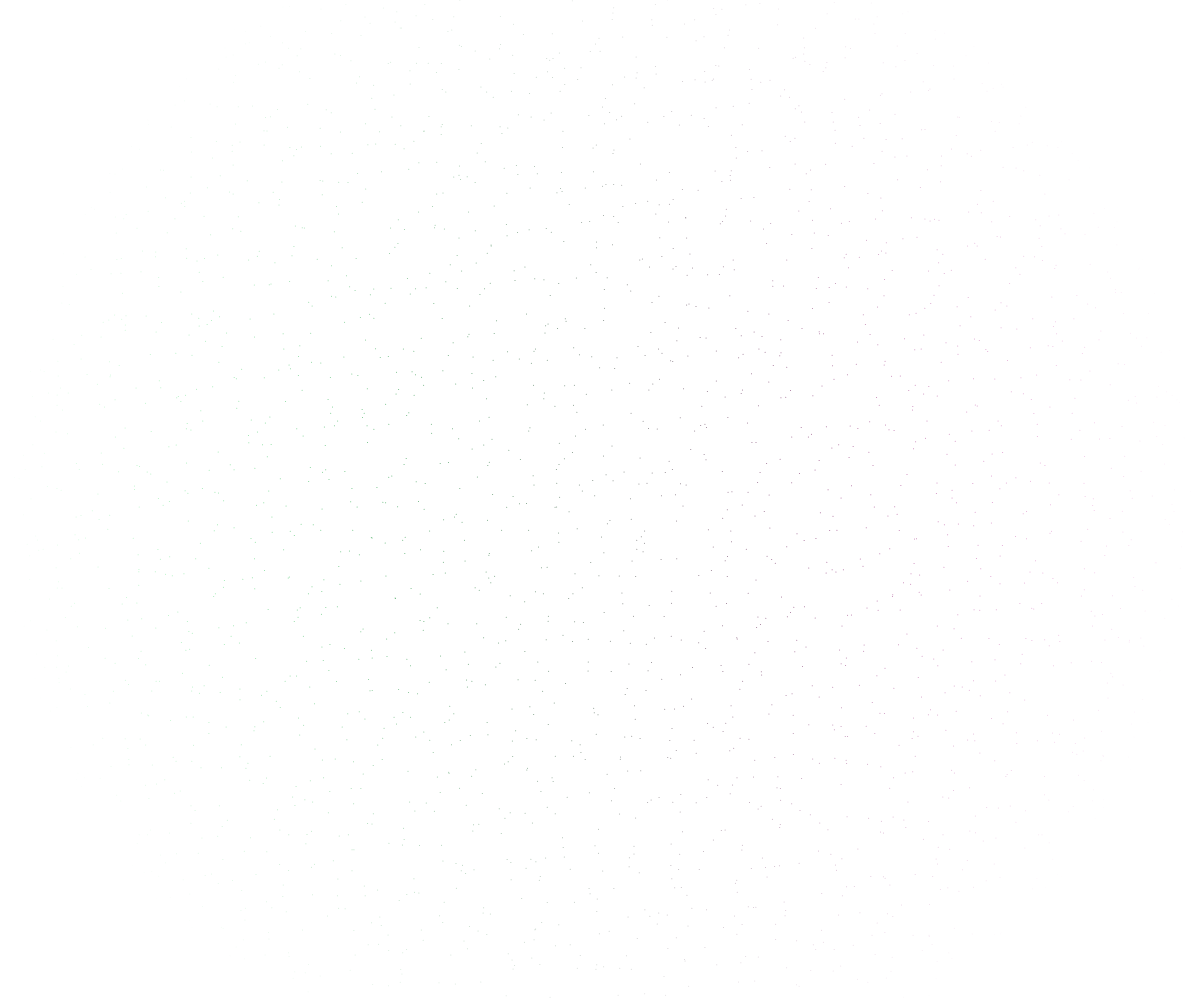
Frame 1 (no input)
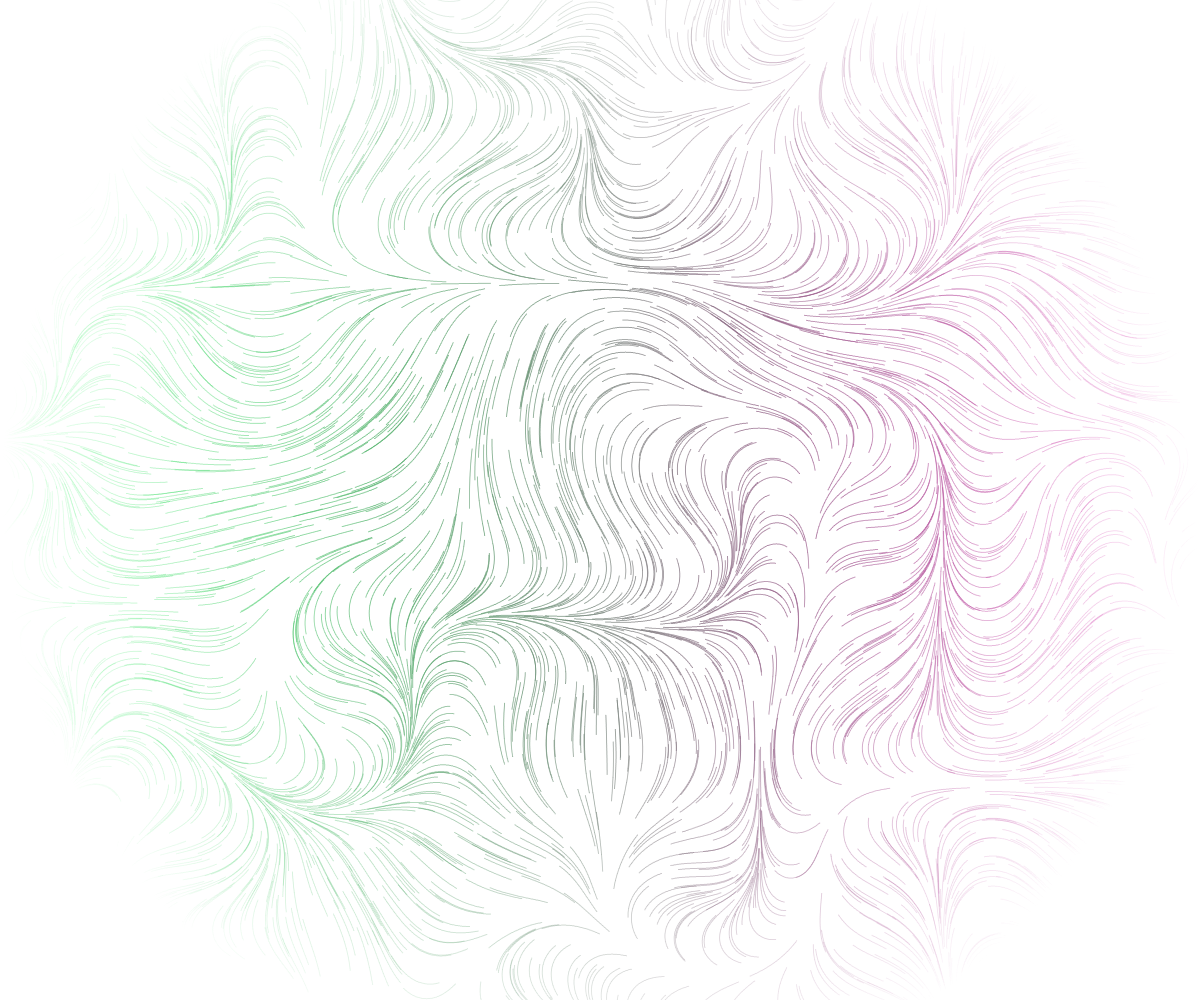
Frame 60 (no input)
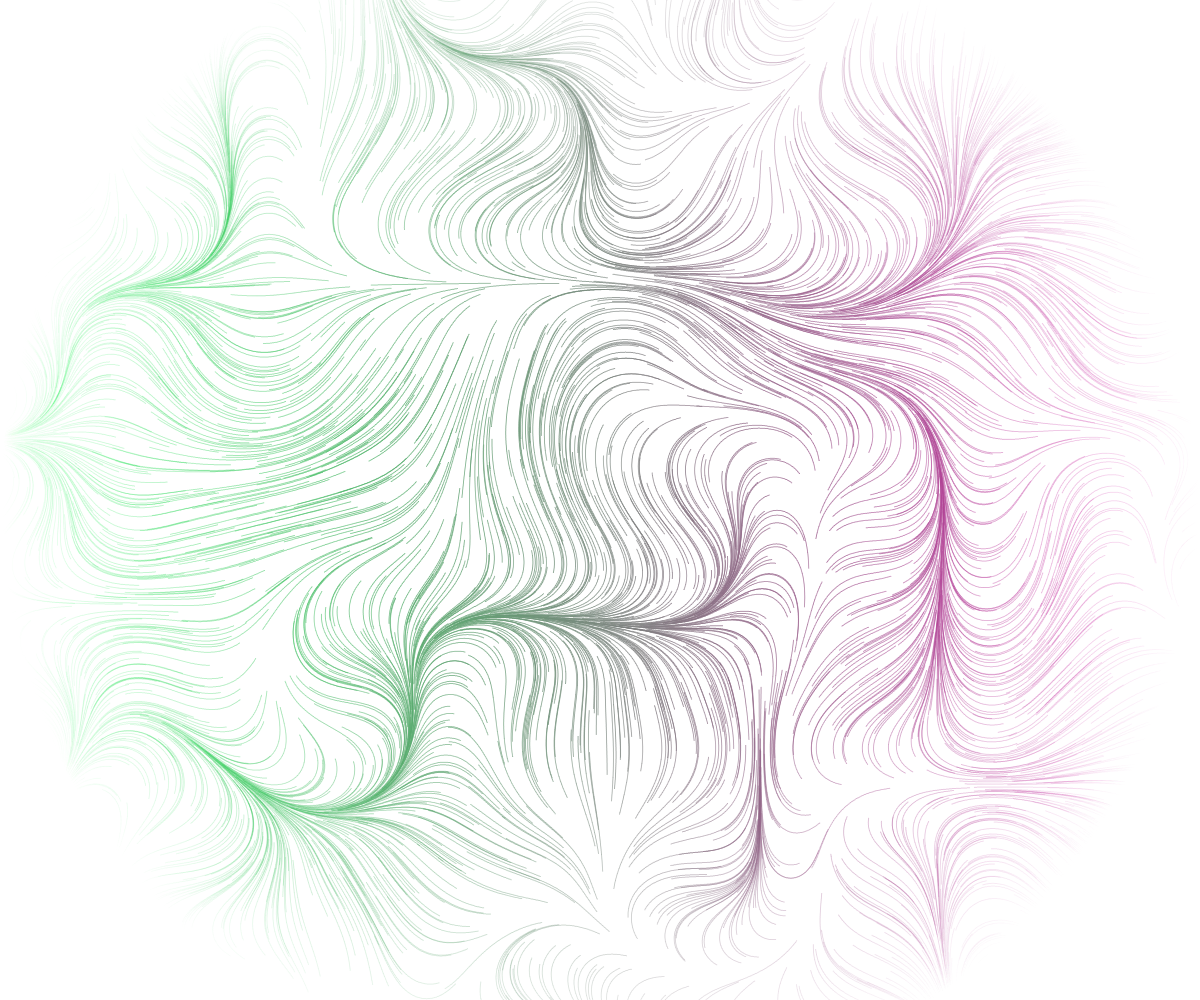
Frame 120 (the mouse pressed at the canvas centre since frame 60)

The p5.js sketch that drew these frames (run headless with seeded random() and noise() and a simulated clock; from frame 60 on, the mouse is pressed at the canvas centre):

// p5.js sketch
// ── sketch.js
var points = []
var mult = 0.005


var r1;
var r2;
var g1;
var g2;
var b1;
var b2;

function setup(){
    createCanvas(windowWidth,windowHeight)
    background(255)
    angleMode(DEGREES)
    noiseDetail(1)

    var density = 0
    if(width > 1000)
    {
        density = 60
    }
    else
    {
        density = 30
    }
    var spacing = width/density

    for(x = 0; x < width; x += spacing)
    {
        for(y = 0; y < height; y += spacing)
        {
            var p = new createVector(x + random(-20,20), y + random(-20,20))
            points.push(p)
        }
    }

    r1 = random(255)
    r2 = random(255)
    g1 = random(255)
    g2 = random(255)
    b1 = random(255)
    b2 = random(255)

    mult = random(0.002, 0.01)
}

function draw(){
    noStroke()
    for(i = 0; i< points.length; i++)
    {
        var r = map(points[i].x, 0, width, r1, r2)
        var g = map(points[i].x, 0, width, g1, g2)
        var b = map(points[i].x, 0, width, b1, b2)
        var alpha = map(dist(width/2, height/2, points[i].x, points[i].y), 0,600,400,0)

        fill(r, g, b, alpha)
        var angle = map( noise(points[i].x * mult, points[i].y * mult), 0, 1, 0, 720)
        points[i].add(createVector(cos(angle), sin(angle)))


        if( dist(width/2,height/2, points[i].x, points[i].y) < 600 )
        {
            ellipse(points[i].x, points[i].y,1)
        }
    }
}
